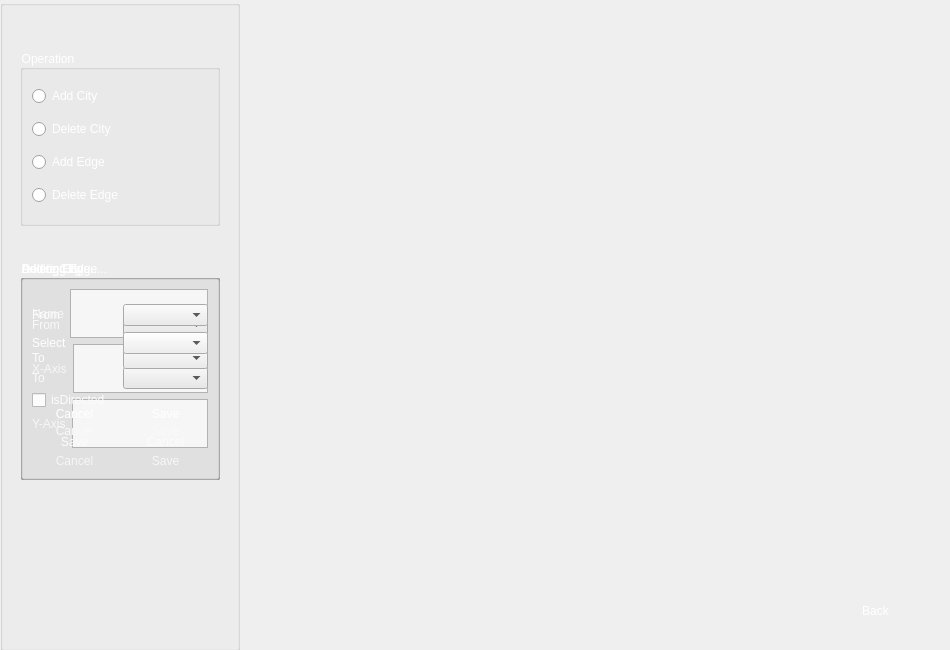
<?xml version="1.0" encoding="UTF-8"?>
<ui version="4.0">
 <class>Edit</class>
 <widget class="QDialog" name="Edit">
  <property name="geometry">
   <rect>
    <x>0</x>
    <y>0</y>
    <width>950</width>
    <height>650</height>
   </rect>
  </property>
  <property name="windowTitle">
   <string>Dialog</string>
  </property>
  <property name="styleSheet">
   <string notr="true">background-image: url(&quot;C:/Users/Moamen Sherif/Desktop/drive-download-20230520T180835Z-001/Asset 6.png&quot;);</string>
  </property>
  <widget class="QPushButton" name="back_pushButton">
   <property name="geometry">
    <rect>
     <x>820</x>
     <y>590</y>
     <width>111</width>
     <height>41</height>
    </rect>
   </property>
   <property name="styleSheet">
    <string notr="true">color: white; 
background-image: url(&quot;C:/Users/Moamen Sherif/Desktop/drive-download-20230520T180835Z-001/Asset 7.png&quot;);
border-radius: 15px;</string>
   </property>
   <property name="text">
    <string>Back</string>
   </property>
  </widget>
  <widget class="QGroupBox" name="groupBox">
   <property name="geometry">
    <rect>
     <x>0</x>
     <y>0</y>
     <width>240</width>
     <height>651</height>
    </rect>
   </property>
   <property name="styleSheet">
    <string notr="true">background-image: url(&quot;C:/Users/Moamen Sherif/Desktop/drive-download-20230520T180835Z-001/Asset 15.png&quot;);</string>
   </property>
   <property name="title">
    <string/>
   </property>
   <widget class="QGroupBox" name="operation_groupBox">
    <property name="geometry">
     <rect>
      <x>20</x>
      <y>50</y>
      <width>200</width>
      <height>176</height>
     </rect>
    </property>
    <property name="styleSheet">
     <string notr="true">color: white;</string>
    </property>
    <property name="title">
     <string>Operation</string>
    </property>
    <layout class="QVBoxLayout" name="verticalLayout">
     <item>
      <widget class="QRadioButton" name="add_city_radioButton">
       <property name="styleSheet">
        <string notr="true"/>
       </property>
       <property name="text">
        <string>Add City</string>
       </property>
      </widget>
     </item>
     <item>
      <widget class="QRadioButton" name="delete_city_radioButton">
       <property name="text">
        <string>Delete City</string>
       </property>
      </widget>
     </item>
     <item>
      <widget class="QRadioButton" name="add_edge_radioButton">
       <property name="text">
        <string>Add Edge</string>
       </property>
      </widget>
     </item>
     <item>
      <widget class="QRadioButton" name="delete_edge_radioButton">
       <property name="text">
        <string>Delete Edge</string>
       </property>
      </widget>
     </item>
    </layout>
   </widget>
   <widget class="QGroupBox" name="add_city_groupBox">
    <property name="geometry">
     <rect>
      <x>20</x>
      <y>260</y>
      <width>200</width>
      <height>220</height>
     </rect>
    </property>
    <property name="styleSheet">
     <string notr="true">color: white;</string>
    </property>
    <property name="title">
     <string>Adding City ..</string>
    </property>
    <layout class="QVBoxLayout" name="verticalLayout_2">
     <item>
      <layout class="QHBoxLayout" name="horizontalLayout">
       <item>
        <widget class="QLabel" name="label">
         <property name="text">
          <string>Name</string>
         </property>
        </widget>
       </item>
       <item>
        <widget class="QPlainTextEdit" name="plainTextEdit">
         <property name="styleSheet">
          <string notr="true"/>
         </property>
        </widget>
       </item>
      </layout>
     </item>
     <item>
      <layout class="QHBoxLayout" name="horizontalLayout_2">
       <item>
        <widget class="QLabel" name="label_2">
         <property name="text">
          <string>X-Axis</string>
         </property>
        </widget>
       </item>
       <item>
        <widget class="QPlainTextEdit" name="plainTextEdit_3">
         <property name="styleSheet">
          <string notr="true"/>
         </property>
        </widget>
       </item>
      </layout>
     </item>
     <item>
      <layout class="QHBoxLayout" name="horizontalLayout_3">
       <item>
        <widget class="QLabel" name="label_3">
         <property name="text">
          <string>Y-Axis</string>
         </property>
        </widget>
       </item>
       <item>
        <widget class="QPlainTextEdit" name="plainTextEdit_2">
         <property name="styleSheet">
          <string notr="true"/>
         </property>
        </widget>
       </item>
      </layout>
     </item>
     <item>
      <layout class="QHBoxLayout" name="horizontalLayout_9">
       <item>
        <widget class="QPushButton" name="adding_city_back">
         <property name="sizePolicy">
          <sizepolicy hsizetype="Minimum" vsizetype="Preferred">
           <horstretch>0</horstretch>
           <verstretch>0</verstretch>
          </sizepolicy>
         </property>
         <property name="maximumSize">
          <size>
           <width>16777215</width>
           <height>22</height>
          </size>
         </property>
         <property name="styleSheet">
          <string notr="true">background-image: url(&quot;C:/Users/Moamen Sherif/Desktop/drive-download-20230520T180835Z-001/Asset 9.png&quot;);
background-repeat: none;
border: none;
color: white;</string>
         </property>
         <property name="text">
          <string>Cancel</string>
         </property>
        </widget>
       </item>
       <item>
        <widget class="QPushButton" name="add_city_save_pushButton">
         <property name="sizePolicy">
          <sizepolicy hsizetype="Minimum" vsizetype="Preferred">
           <horstretch>0</horstretch>
           <verstretch>0</verstretch>
          </sizepolicy>
         </property>
         <property name="maximumSize">
          <size>
           <width>16777215</width>
           <height>22</height>
          </size>
         </property>
         <property name="styleSheet">
          <string notr="true">background-image: url(&quot;C:/Users/Moamen Sherif/Desktop/drive-download-20230520T180835Z-001/Asset 9.png&quot;);
background-repeat: none;
border: none;
color: white;</string>
         </property>
         <property name="text">
          <string>Save</string>
         </property>
        </widget>
       </item>
      </layout>
     </item>
    </layout>
   </widget>
   <widget class="QGroupBox" name="delete_edge_groupBox">
    <property name="geometry">
     <rect>
      <x>20</x>
      <y>260</y>
      <width>200</width>
      <height>220</height>
     </rect>
    </property>
    <property name="styleSheet">
     <string notr="true">color: white;</string>
    </property>
    <property name="title">
     <string>Deleting Edge ..</string>
    </property>
    <layout class="QVBoxLayout" name="verticalLayout_3">
     <item>
      <layout class="QHBoxLayout" name="horizontalLayout_4">
       <item>
        <widget class="QLabel" name="label_4">
         <property name="text">
          <string>From</string>
         </property>
        </widget>
       </item>
       <item>
        <widget class="QComboBox" name="delete_edge_from_comboBox">
         <property name="styleSheet">
          <string notr="true">color: black;</string>
         </property>
        </widget>
       </item>
      </layout>
     </item>
     <item>
      <layout class="QHBoxLayout" name="horizontalLayout_5">
       <item>
        <widget class="QLabel" name="label_5">
         <property name="text">
          <string>To</string>
         </property>
        </widget>
       </item>
       <item>
        <widget class="QComboBox" name="delete_edge_to_comboBox">
         <property name="styleSheet">
          <string notr="true">color: black;</string>
         </property>
        </widget>
       </item>
      </layout>
     </item>
     <item>
      <layout class="QHBoxLayout" name="horizontalLayout_11">
       <item>
        <widget class="QPushButton" name="deleting_edge_pushButton">
         <property name="sizePolicy">
          <sizepolicy hsizetype="Minimum" vsizetype="Preferred">
           <horstretch>0</horstretch>
           <verstretch>0</verstretch>
          </sizepolicy>
         </property>
         <property name="maximumSize">
          <size>
           <width>16777215</width>
           <height>22</height>
          </size>
         </property>
         <property name="styleSheet">
          <string notr="true">background-image: url(&quot;C:/Users/Moamen Sherif/Desktop/drive-download-20230520T180835Z-001/Asset 9.png&quot;);
background-repeat: none;
border: none;
color: white;</string>
         </property>
         <property name="text">
          <string>Cancel</string>
         </property>
        </widget>
       </item>
       <item>
        <widget class="QPushButton" name="delete_edge_save_pushButton">
         <property name="sizePolicy">
          <sizepolicy hsizetype="Minimum" vsizetype="Preferred">
           <horstretch>0</horstretch>
           <verstretch>0</verstretch>
          </sizepolicy>
         </property>
         <property name="maximumSize">
          <size>
           <width>16777215</width>
           <height>22</height>
          </size>
         </property>
         <property name="styleSheet">
          <string notr="true">background-image: url(&quot;C:/Users/Moamen Sherif/Desktop/drive-download-20230520T180835Z-001/Asset 9.png&quot;);
background-repeat: none;
border: none;
color: white;</string>
         </property>
         <property name="text">
          <string>Save</string>
         </property>
        </widget>
       </item>
      </layout>
     </item>
    </layout>
   </widget>
   <widget class="QGroupBox" name="add_edge_groupBox_">
    <property name="geometry">
     <rect>
      <x>20</x>
      <y>260</y>
      <width>200</width>
      <height>220</height>
     </rect>
    </property>
    <property name="styleSheet">
     <string notr="true">color: white;</string>
    </property>
    <property name="title">
     <string>Adding Edge ..</string>
    </property>
    <layout class="QVBoxLayout" name="verticalLayout_5">
     <item>
      <layout class="QHBoxLayout" name="horizontalLayout_7">
       <item>
        <widget class="QLabel" name="label_7">
         <property name="text">
          <string>From</string>
         </property>
        </widget>
       </item>
       <item>
        <widget class="QComboBox" name="add_edge_from_comboBox_">
         <property name="styleSheet">
          <string notr="true">color: black;</string>
         </property>
        </widget>
       </item>
      </layout>
     </item>
     <item>
      <layout class="QHBoxLayout" name="horizontalLayout_8">
       <item>
        <widget class="QLabel" name="label_8">
         <property name="text">
          <string>To</string>
         </property>
        </widget>
       </item>
       <item>
        <widget class="QComboBox" name="add_edge_to_comboBox_">
         <property name="styleSheet">
          <string notr="true">color: black;</string>
         </property>
        </widget>
       </item>
      </layout>
     </item>
     <item>
      <widget class="QCheckBox" name="isdirected_add_edge_checkBox">
       <property name="text">
        <string>isDirected</string>
       </property>
      </widget>
     </item>
     <item>
      <layout class="QHBoxLayout" name="horizontalLayout_12">
       <item>
        <widget class="QPushButton" name="add_edge_save_pushButton_">
         <property name="sizePolicy">
          <sizepolicy hsizetype="Minimum" vsizetype="Preferred">
           <horstretch>0</horstretch>
           <verstretch>9</verstretch>
          </sizepolicy>
         </property>
         <property name="maximumSize">
          <size>
           <width>16777215</width>
           <height>22</height>
          </size>
         </property>
         <property name="styleSheet">
          <string notr="true">background-image: url(&quot;C:/Users/Moamen Sherif/Desktop/drive-download-20230520T180835Z-001/Asset 9.png&quot;);
background-repeat: none;
border: none;
color: white;</string>
         </property>
         <property name="text">
          <string>Save</string>
         </property>
        </widget>
       </item>
       <item>
        <widget class="QPushButton" name="pushButton">
         <property name="sizePolicy">
          <sizepolicy hsizetype="Minimum" vsizetype="Preferred">
           <horstretch>0</horstretch>
           <verstretch>0</verstretch>
          </sizepolicy>
         </property>
         <property name="maximumSize">
          <size>
           <width>16777215</width>
           <height>22</height>
          </size>
         </property>
         <property name="styleSheet">
          <string notr="true">background-image: url(&quot;C:/Users/Moamen Sherif/Desktop/drive-download-20230520T180835Z-001/Asset 9.png&quot;);
background-repeat: none;
border: none;
color: white;</string>
         </property>
         <property name="text">
          <string>Cancel</string>
         </property>
        </widget>
       </item>
      </layout>
     </item>
    </layout>
   </widget>
   <widget class="QGroupBox" name="delete_city_groupBox_">
    <property name="geometry">
     <rect>
      <x>20</x>
      <y>260</y>
      <width>200</width>
      <height>220</height>
     </rect>
    </property>
    <property name="styleSheet">
     <string notr="true">color: white;</string>
    </property>
    <property name="title">
     <string>Delete City ..</string>
    </property>
    <layout class="QVBoxLayout" name="verticalLayout_4">
     <item>
      <layout class="QHBoxLayout" name="horizontalLayout_6">
       <item>
        <widget class="QLabel" name="label_6">
         <property name="text">
          <string>Select</string>
         </property>
        </widget>
       </item>
       <item>
        <widget class="QComboBox" name="delete_city_comboBox">
         <property name="styleSheet">
          <string notr="true">color: black;</string>
         </property>
        </widget>
       </item>
      </layout>
     </item>
     <item>
      <layout class="QHBoxLayout" name="horizontalLayout_10">
       <item>
        <widget class="QPushButton" name="delete_city_pushButton">
         <property name="sizePolicy">
          <sizepolicy hsizetype="Minimum" vsizetype="Preferred">
           <horstretch>0</horstretch>
           <verstretch>0</verstretch>
          </sizepolicy>
         </property>
         <property name="maximumSize">
          <size>
           <width>16777215</width>
           <height>22</height>
          </size>
         </property>
         <property name="styleSheet">
          <string notr="true">background-image: url(&quot;C:/Users/Moamen Sherif/Desktop/drive-download-20230520T180835Z-001/Asset 9.png&quot;);
background-repeat: none;
border: none;
color: white;</string>
         </property>
         <property name="text">
          <string>Cancel</string>
         </property>
        </widget>
       </item>
       <item>
        <widget class="QPushButton" name="delete_city_save_pushButton">
         <property name="sizePolicy">
          <sizepolicy hsizetype="Minimum" vsizetype="Preferred">
           <horstretch>0</horstretch>
           <verstretch>0</verstretch>
          </sizepolicy>
         </property>
         <property name="maximumSize">
          <size>
           <width>16777215</width>
           <height>22</height>
          </size>
         </property>
         <property name="styleSheet">
          <string notr="true">background-image: url(&quot;C:/Users/Moamen Sherif/Desktop/drive-download-20230520T180835Z-001/Asset 9.png&quot;);
background-repeat: none;
border: none;
color: white;</string>
         </property>
         <property name="text">
          <string>Save</string>
         </property>
        </widget>
       </item>
      </layout>
     </item>
    </layout>
   </widget>
  </widget>
 </widget>
 <resources/>
 <connections/>
</ui>
